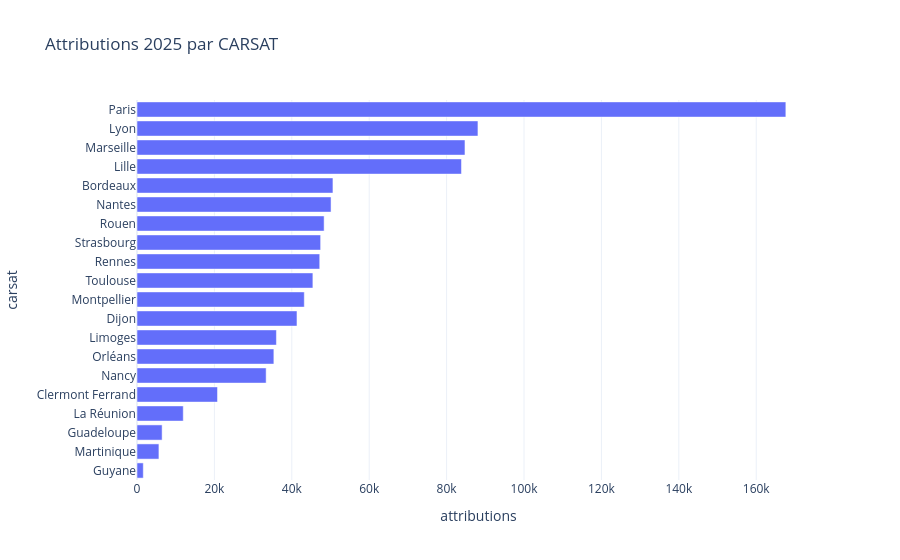

Notebook source saved alongside this figure:
### Markdown cell above
## 3. Attributions annuelles par CARSAT (dataset dédié)

### Code cell
df_attr = pd.read_parquet('../data/processed/attribution-de-lannee-par-region-debitrice.parquet')
df_attr['annees'] = pd.to_numeric(df_attr['annees'], errors='coerce')
df_attr = df_attr.dropna(subset=['annees'])

# Dernière année
derniere_attr = int(df_attr['annees'].max())
df_attr_last = (df_attr[df_attr['annees'] == derniere_attr]
                .sort_values('effectif', ascending=False)
                .rename(columns={'carsat': 'carsat', 'effectif': 'attributions'}))

fig = plot_carsat_map(df_attr_last, region_col='carsat', value_col='attributions',
                      title=f'Attributions {derniere_attr} par CARSAT')
fig.show()
print(f'Total attributions {derniere_attr} : {df_attr_last["attributions"].sum():,.0f}')

### Figure 1 — Plotly figure (JSON) as saved in the notebook; plotly's stock layout.template omitted (floating-point values rounded to 4 significant figures)
{"data": [{"hovertemplate": "attributions=%{x}<br>carsat=%{y}<extra></extra>", "legendgroup": "", "marker": {"color": "#636efa", "pattern": {"shape": ""}}, "name": "", "orientation": "h", "showlegend": false, "textposition": "auto", "type": "bar", "x": [1626, 5664, 6490, 11953, 20802, 33369, 35362, 36023, 41337, 43227, 45446, 47216, 47450, 48350, 50141, 50628, 83836, 84744, 88094, 167655], "xaxis": "x", "y": ["Guyane", "Martinique", "Guadeloupe", "La Réunion", "Clermont Ferrand", "Nancy", "Orléans", "Limoges", "Dijon", "Montpellier", "Toulouse", "Rennes", "Strasbourg", "Rouen", "Nantes", "Bordeaux", "Lille", "Marseille", "Lyon", "Paris"], "yaxis": "y"}], "layout": {"barmode": "relative", "legend": {"tracegroupgap": 0}, "title": {"text": "Attributions 2025 par CARSAT"}, "xaxis": {"anchor": "y", "domain": [0.0, 1.0], "title": {"text": "attributions"}}, "yaxis": {"anchor": "x", "domain": [0.0, 1.0], "title": {"text": "carsat"}}}}
